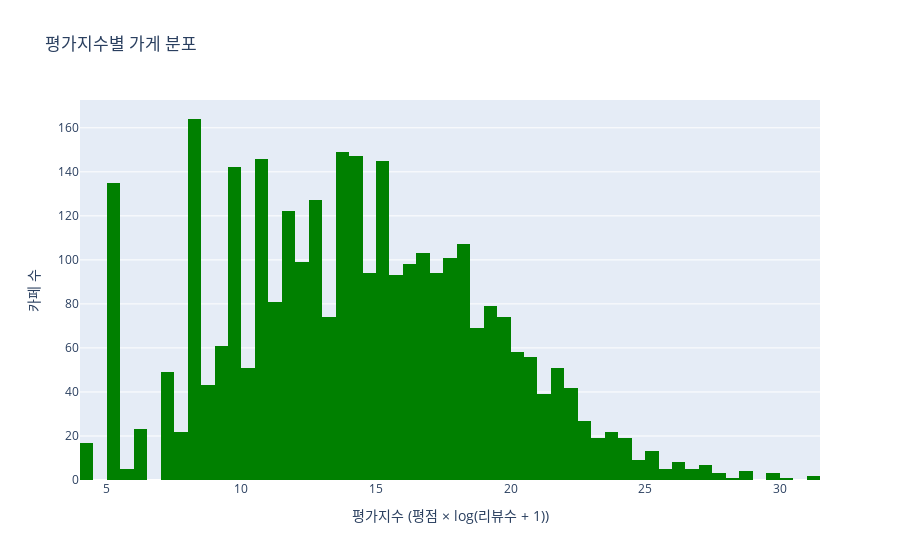

The notebook cell saved with this chart:
### Code cell
import plotly.express as px

fig = px.histogram(cafe,x='value',title='평가지수별 가게 분포',color_discrete_sequence=['green'])
fig.update_layout(
    xaxis_title='평가지수 (평점 × log(리뷰수 + 1))',
    yaxis_title='카페 수',
    
)
fig.show()

### Figure 1 — Plotly figure (JSON) as saved in the notebook; plotly's stock layout.template omitted (floating-point values rounded to 4 significant figures; data arrays with more than 128 entries replaced by an {"elided": "..."} marker saying what was removed)
{"data": [{"bingroup": "x", "hovertemplate": "value=%{x}<br>count=%{y}<extra></extra>", "legendgroup": "", "marker": {"color": "green", "pattern": {"shape": ""}}, "name": "", "orientation": "v", "showlegend": false, "type": "histogram", "x": {"elided": "3108 float values"}, "xaxis": "x", "yaxis": "y"}], "layout": {"barmode": "relative", "legend": {"tracegroupgap": 0}, "title": {"text": "평가지수별 가게 분포"}, "xaxis": {"anchor": "y", "domain": [0, 1], "title": {"text": "평가지수 (평점 × log(리뷰수 + 1))"}}, "yaxis": {"anchor": "x", "domain": [0, 1], "title": {"text": "카페 수"}}}}
